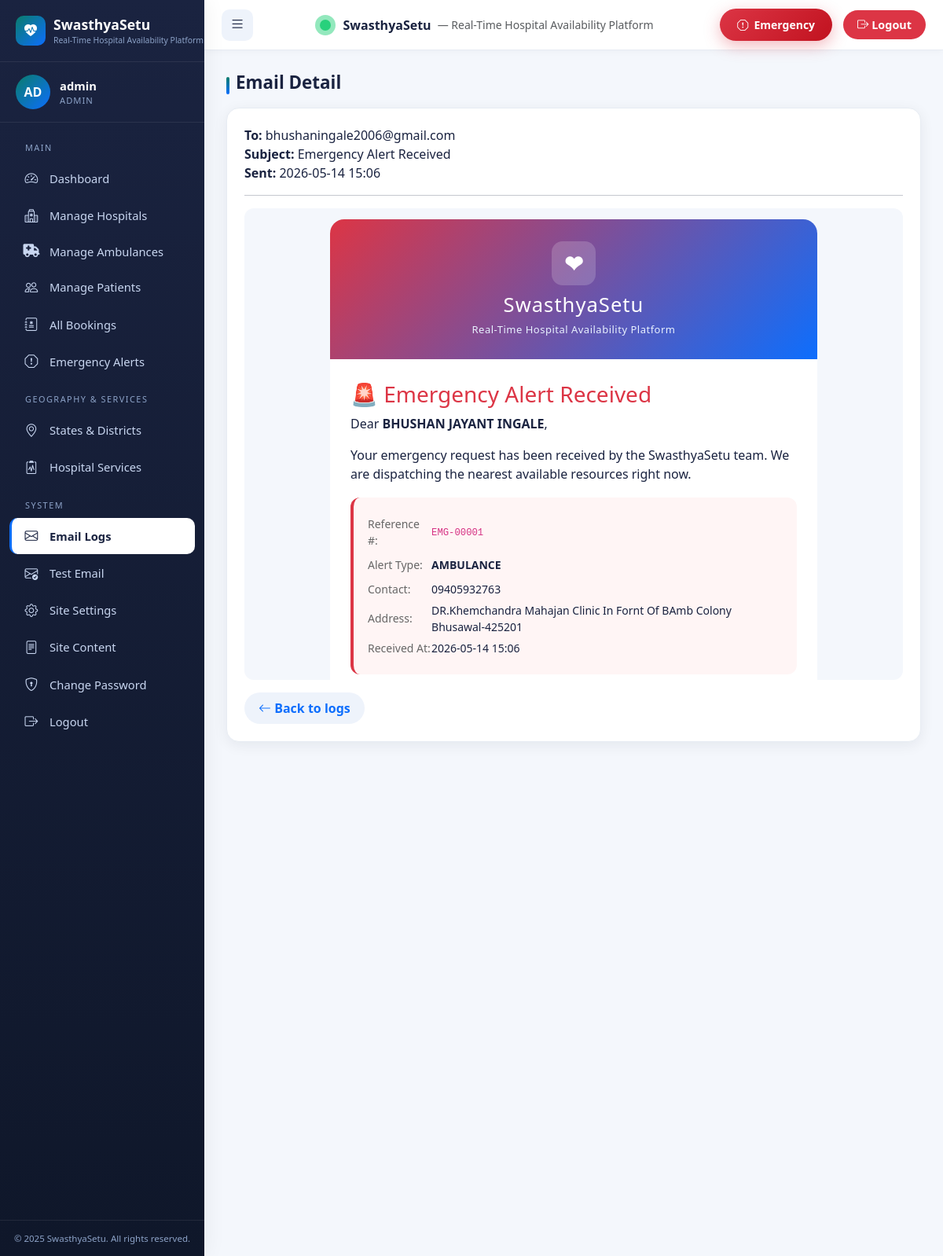
/admin/email/2 (signed in), run on the app's committed database.
### app.py (models this page shows, shortened)
class SiteContent(db.Model):
    __tablename__ = 'site_content'
    id = db.Column(db.Integer, primary_key=True)
    key = db.Column(db.String(100), unique=True, nullable=False)
    value = db.Column(db.Text, nullable=False)
    description = db.Column(db.String(255))

class User(UserMixin, db.Model):
    __tablename__ = 'users'
    id = db.Column(db.Integer, primary_key=True)
    email = db.Column(db.String(120), unique=True, nullable=False, index=True)
    password_hash = db.Column(db.String(255), nullable=False)
    role = db.Column(db.String(20), nullable=False)  # admin, hospital, patient
    is_active = db.Column(db.Boolean, default=True)
    is_approved = db.Column(db.Boolean, default=False)
    created_at = db.Column(db.DateTime, default=datetime.utcnow)
    unique_id = db.Column(db.String(20), unique=True, nullable=True)
    hospital_profile = db.relationship('HospitalProfile', backref='user', uselist=False)
    patient_profile = db.relationship('PatientProfile', backref='user', uselist=False)
    bookings = db.relationship('Booking', foreign_keys='Booking.patient_id', backref='patient')
    @property
    def display_name(self):
        if self.role == 'hospital' and self.hospital_profile:
            return self.hospital_profile.hospital_name
        if self.role == 'patient' and self.patient_profile:
            return self.patient_profile.full_name
        return self.email.split('@')[0]
    @property
    def initials(self):
        name = self.display_name or self.email
        parts = name.split()
        if len(parts) >= 2:
            return (parts[0][0] + parts[1][0]).upper()
        return name[:2].upper()

class EmailLog(db.Model):
    __tablename__ = 'email_logs'
    id = db.Column(db.Integer, primary_key=True)
    recipient = db.Column(db.String(120), nullable=False)
    subject = db.Column(db.String(200), nullable=False)
    body_preview = db.Column(db.String(300))
    full_html = db.Column(db.Text)
    sent_at = db.Column(db.DateTime, default=datetime.utcnow)

### app.py (the view)
@app.route('/admin/email/<int:log_id>')
@login_required
@role_required('admin')
def admin_email_detail(log_id):
    log = EmailLog.query.get_or_404(log_id)
    return render_template('admin/email_detail.html', log=log)

### app.py (called while the page is built)
def role_required(*roles):
    def decorator(f):
        @wraps(f)
        def decorated(*args, **kwargs):
            if not current_user.is_authenticated:
                flash('Please login to access this page.', 'warning')
                return redirect(url_for('login'))
            if current_user.role not in roles:
                flash("You don't have permission to access this page.", 'danger')
                return redirect(url_for('index'))
            return f(*args, **kwargs)
        return decorated
    return decorator

### templates/admin/email_detail.html
{% extends 'base.html' %}
{% block content %}
<h2 class="section-title">Email Detail</h2>
<div class="card-soft">
  <p><b>To:</b> {{ log.recipient }}<br><b>Subject:</b> {{ log.subject }}<br><b>Sent:</b> {{ log.sent_at.strftime('%Y-%m-%d %H:%M') }}</p>
  <hr>
  <div style="background:#f4f7fc;padding:14px;border-radius:12px;max-height:600px;overflow:auto;">{{ log.full_html|safe }}</div>
  <a href="{{ url_for('admin_emails') }}" class="btn btn-soft mt-3"><i class="bi bi-arrow-left"></i> Back to logs</a>
</div>
{% endblock %}

### templates/base.html (shortened to what this page needs)
<!doctype html>
<html lang="en">
<head>
  <link href="https://cdn.jsdelivr.net/npm/bootstrap@5.3.3/dist/css/bootstrap.min.css" rel="stylesheet">
  <link rel="stylesheet" href="https://cdn.jsdelivr.net/npm/bootstrap-icons@1.11.3/font/bootstrap-icons.css">
  <link rel="stylesheet" href="https://cdnjs.cloudflare.com/ajax/libs/font-awesome/6.5.2/css/all.min.css">
  <link rel="stylesheet" href="https://cdnjs.cloudflare.com/ajax/libs/animate.css/4.1.1/animate.min.css">
  <link rel="stylesheet" href="https://unpkg.com/leaflet@1.9.4/dist/leaflet.css">
  <link href="{{ url_for('static', filename='css/main.css') }}" rel="stylesheet">
  <link href="{{ url_for('static', filename='css/sidebar.css') }}" rel="stylesheet">
  <link href="{{ url_for('static', filename='css/dashboard.css') }}" rel="stylesheet">
</head>
<body>
  {% if current_user.is_authenticated %}
  <div class="layout">
    <aside class="sidebar" id="sidebar">
      <div class="sidebar-brand">
        <div class="brand-icon"><i class="bi bi-heart-pulse-fill"></i></div>
        <div>
          <span class="brand-text">{{ APP_NAME }}</span>
          <span class="brand-sub">{{ APP_TAGLINE }}</span>
        </div>
      </div>
      <div class="user-card">
        <div class="avatar">{{ current_user.initials }}</div>
        <div class="info">
          <div class="name">{{ current_user.display_name }}</div>
          <div class="role">{{ current_user.role }}</div>
        </div>
      </div>
      <nav class="sidebar-nav">
        {% set ep = request.endpoint or '' %}
        {% if current_user.role == 'admin' %}
          <div class="sidebar-section-label">Main</div>
          <ul>
            <li><a href="{{ url_for('admin_dashboard') }}" class="{{ 'active' if ep=='admin_dashboard' else '' }}"><i class="bi bi-speedometer2"></i><span>Dashboard</span></a></li>
            <li><a href="{{ url_for('admin_hospitals') }}" class="{{ 'active' if 'hospital' in ep and 'admin' in ep else '' }}"><i class="bi bi-hospital"></i><span>Manage Hospitals</span></a></li>
            <li><a href="{{ url_for('admin_ambulances') }}" class="{{ 'active' if ep=='admin_ambulances' else '' }}"><i class="fa-solid fa-truck-medical"></i><span>Manage Ambulances</span></a></li>
            <li><a href="{{ url_for('admin_patients') }}" class="{{ 'active' if 'patient' in ep else '' }}"><i class="bi bi-people"></i><span>Manage Patients</span></a></li>
            <li><a href="{{ url_for('admin_bookings') }}" class="{{ 'active' if ep=='admin_bookings' else '' }}"><i class="bi bi-journal-medical"></i><span>All Bookings</span></a></li>
            <li><a href="{{ url_for('admin_emergency_alerts') }}" class="{{ 'active' if ep=='admin_emergency_alerts' else '' }}"><i class="bi bi-exclamation-octagon"></i><span>Emergency Alerts</span></a></li>
          </ul>
          <div class="sidebar-section-label">Geography & Services</div>
          <ul>
            <li><a href="{{ url_for('manage_states') }}" class="{{ 'active' if ep in ['manage_states','manage_districts'] else '' }}"><i class="bi bi-geo-alt"></i><span>States & Districts</span></a></li>
            <li><a href="{{ url_for('admin_hospital_services') }}" class="{{ 'active' if ep=='admin_hospital_services' else '' }}"><i class="bi bi-clipboard2-pulse"></i><span>Hospital Services</span></a></li>
          </ul>
          <div class="sidebar-section-label">System</div>
          <ul>
            <li><a href="{{ url_for('admin_emails') }}" class="{{ 'active' if 'email' in ep and ep != 'admin_test_email' else '' }}"><i class="bi bi-envelope"></i><span>Email Logs</span></a></li>
            <li><a href="{{ url_for('admin_test_email') }}" class="{{ 'active' if ep=='admin_test_email' else '' }}"><i class="bi bi-envelope-check"></i><span>Test Email</span></a></li>
            <li><a href="{{ url_for('admin_settings') }}" class="{{ 'active' if ep=='admin_settings' else '' }}"><i class="bi bi-gear"></i><span>Site Settings</span></a></li>
            <li><a href="{{ url_for('admin_content') }}" class="{{ 'active' if ep=='admin_content' else '' }}"><i class="bi bi-file-text"></i><span>Site Content</span></a></li>
            <li><a href="{{ url_for('change_password') }}" class="{{ 'active' if ep=='change_password' else '' }}"><i class="bi bi-shield-lock"></i><span>Change Password</span></a></li>
            <li><a href="{{ url_for('logout') }}"><i class="bi bi-box-arrow-right"></i><span>Logout</span></a></li>
          </ul>
        {% endif %}
      </nav>
      <div class="sidebar-footer">{{ APP_COPYRIGHT }}</div>
    </aside>
    <div class="main-area">
      <header class="topbar">
        <button class="toggle-btn" id="sidebarToggle" aria-label="Toggle sidebar"><i class="bi bi-list"></i></button>
        <div class="d-flex align-items-center gap-2">
          <span class="brand-pulse"></span>
          <strong>{{ APP_NAME }}</strong>
          <span class="text-muted small d-none d-md-inline">— {{ APP_TAGLINE }}</span>
        </div>
        <div class="topbar-right">
          <button type="button"
                  class="btn btn-emergency btn-sm d-none d-sm-inline-flex emergency-modal-trigger"
                  data-bs-toggle="modal" data-bs-target="#emergencyModal">
            <i class="bi bi-exclamation-octagon"></i>&nbsp; Emergency
          </button>
          <a class="logout-btn" href="{{ url_for('logout') }}"><i class="bi bi-box-arrow-right"></i> Logout</a>
        </div>
      </header>
      <main class="content">
        {% block content %}{% endblock %}
      </main>
    </div>
  </div>
  {% endif %}
</body>
</html>

### static/css/main.css (style rules this page uses)
:root { --primary: #0a7c6b; --primary-dark: #086053; --primary-light: #1aa28d; --accent: #0d6efd; --emergency: #dc3545; --success: #198754; --warning: #ffc107; --info: #0dcaf0; --sidebar-bg: #1a2340; --sidebar-bg-2: #0f172a; --sidebar-text: #c8d6f0; --sidebar-text-muted: #8da3c8; --body-bg: #f4f7fc; --card-bg: #ffffff; --text: #1a2340; --text-muted: #6c757d; --border: #e7ecf3; --radius: 16px; --shadow: 0 4px 18px rgba(15, 23, 42, 0.07); --shadow-hover: 0 10px 28px rgba(15, 23, 42, 0.13); }
* { box-sizing: border-box; }
body { font-family: 'Segoe UI', system-ui, -apple-system, 'Helvetica Neue', Arial, sans-serif; background: var(--body-bg); color: var(--text); margin: 0; padding: 0; min-height: 100vh; }
a { color: var(--accent); text-decoration: none; }
.btn-emergency { background: linear-gradient(135deg, #dc3545, #c1121f); border: none; border-radius: 30px; padding: 10px 22px; font-weight: 700; color: #fff; box-shadow: 0 6px 20px rgba(220, 53, 69, 0.35); }
.btn-soft { background: #eef3fb; color: var(--accent); border: none; border-radius: 30px; padding: 8px 18px; font-weight: 600; }
.card-soft { background: var(--card-bg); border-radius: var(--radius); border: 1px solid var(--border); box-shadow: var(--shadow); padding: 22px; transition: box-shadow .2s, transform .2s; }
.section-title { font-weight: 700; font-size: 1.4rem; color: var(--text); margin-bottom: 18px; position: relative; padding-left: 12px; }
.section-title::before { content: ''; position: absolute; left: 0; top: 6px; height: 22px; width: 4px; background: linear-gradient(180deg, var(--primary), var(--accent)); border-radius: 4px; }
.brand-pulse { display: inline-block; width: 14px; height: 14px; background: #28d17c; border-radius: 50%; margin-right: 8px; position: relative; vertical-align: middle; }
.brand-pulse::after { content: ''; position: absolute; inset: -6px; border-radius: 50%; background: rgba(40, 209, 124, 0.5); animation: pulse 1.6s infinite; }

### data on the page
SiteContent: value "Real-Time Hospital Availability Platform"
User: initials "AD", display_name "admin", role "ADMIN"
EmailLog: recipient "bhushaningale2006@gmail.com", subject "Emergency Alert Received", sent_at "2026-05-14 15:06", full_html "❤ SwasthyaSetu Real-Time Hospital Availability Platform 🚨 Emergency Alert Received Dear BHUSHAN JAYANT INGALE , Your emergency request has been received by the SwasthyaSetu team. We are dispatching the nearest available resources right now. Reference #: EMG-00001 Alert Type: AMBULANCE Contact: 09405932763 Address: DR.Khemchandra Mahajan Clinic In Fornt Of BAmb Colony Bhusawal-425201 Received At: 2026-05-14 15:06"

### other printed values
{{ APP_NAME }} "SwasthyaSetu"
{{ APP_COPYRIGHT }} "© 2025 SwasthyaSetu. All rights reserved."
